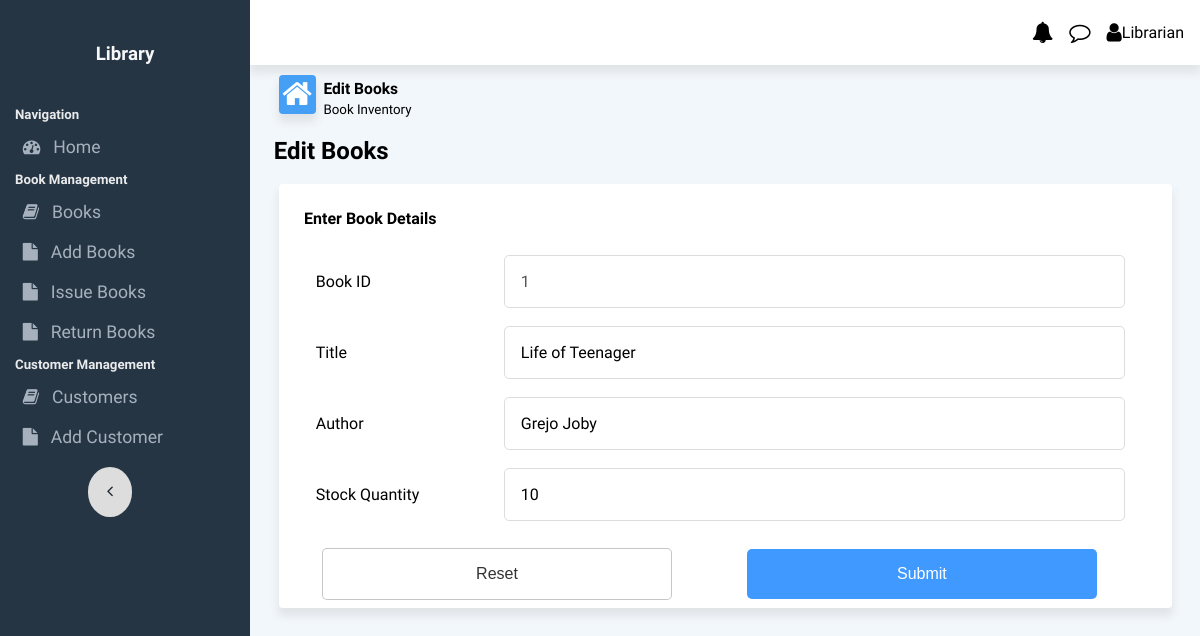
Page /books/edit/1 on the earlier database version.
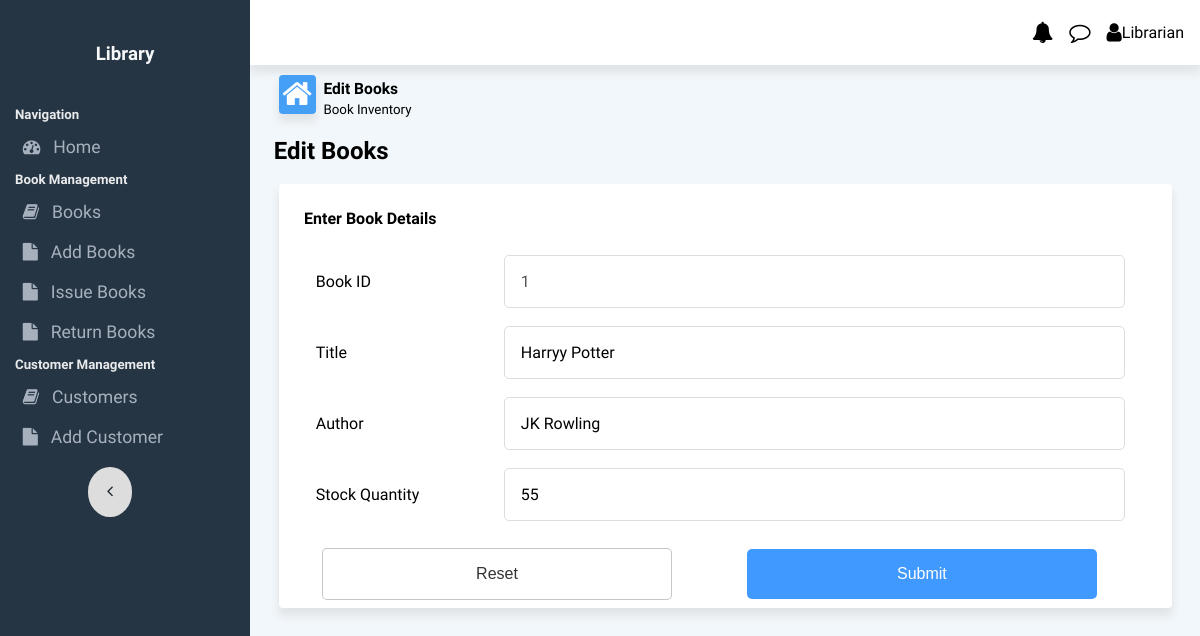
Same page on the later database version.
### app.py (models this page shows, shortened)
class Books(db.Model):
    __tablename__ = 'books'
    book_id = db.Column(db.Integer, primary_key=True, autoincrement=True)
    title = db.Column(db.String(255), nullable=False)
    authors = db.Column(db.String(255), nullable=False)
    stockQty = db.Column(db.Integer, nullable=False, default=0)
    timesIssued = db.Column(db.Integer, nullable=False, default=0)

### app.py (the view)
@app.route('/books/edit/<int:id>', methods=['GET', 'POST'])
def update_book(id):
    book = Books.query.filter_by(book_id=id).first()
    if request.method=='POST':
        title=request.form['title']
        authors=request.form['authors']
        stockQty=request.form['stockQty']
        book.title = title
        book.authors = authors
        book.stockQty = stockQty
        db.session.commit()
        return redirect('/books')
    else:
        return render_template('edit_book.html',book=book)

### templates/edit_book.html (shortened to what this page needs)
{% extends 'base.html' %}
{% block body %}
<div class="content-area">
    <div class="flexContainer" id="dashboardLineContainer">
        <div class="flex-40 dashboardLine">
            <i class="fa fa-home fa-2x" style="float: left;" id="homeIcon"></i>
            <div style="margin-bottom: 0;margin-top: 0;">
                <h3 style="margin-bottom: 0;margin-top: 2px;"><small>Edit Books</small> </h3>
                <p style="margin-bottom: 0;margin-top: 0;"><small>Book Inventory</small> </p>
            </div>
        </div>
    </div>
</div>
<h2 style="margin: 1% 2.5% 1% 2.5%;">Edit Books</h2>
<div class="cardRow2 tablecard">
    <form method="POST" action="/books/edit/{{book.book_id}}">
        <h4>Enter Book Details</h4>
        <table id="addTeacherTable">
            <tr>
                <td style="width: 20%;"><label class="formLabel">Book ID</label></td>
                <td style="width: 60%;"><input type="text" name="book_id" id="book_id" value="{{book.book_id}}" disabled aria-disabled="true"
                        class="formInput"></td>
            </tr>
            <tr>
                <td style="width: 20%;"><label class="formLabel">Title</label></td>
                <td style="width: 60%;"><input type="text" name="title" id="title" value="{{book.title}}"
                        class="formInput"></td>
            </tr>
            <tr>
                <td><label class="formLabel">Author</label></td>
                <td><input type="text" name="authors" id="authors" class="formInput" value="{{book.authors}}"></td>
            </tr>
            <tr>
                <td> <label class="formLabel">Stock Quantity</label></td>
                <td><input type="text" name="stockQty" id="stockQty" class="formInput" value="{{book.stockQty}}"></td>
            </tr>
                <td colspan="2"></td>
        </table>
        <input type="reset" class="dropbtn2" value="Reset"
            style="background-color: #fff;border: 1px solid rgba(0, 0, 0, 0.225);color: #333;">
        <input type="submit" class="dropbtn2" value="Submit">
    </form>
</div>
{% endblock %}

### templates/base.html (shortened to what this page needs)
<!DOCTYPE html>
<html lang="en">
<head>
    <link rel="stylesheet" href="{{ url_for('static',filename='css/style.css') }}">
    <link rel="stylesheet" href="https://stackpath.bootstrapcdn.com/font-awesome/4.7.0/css/font-awesome.min.css"
>
</head>
<body>
    <div id="mySidenav" class="sidenav">
        <h3 class="logo">Library</h3>
        <h5>Navigation</h5>
        <a href="/"><button class=""><i class="fa fa-tachometer"></i>Home</button></a>
        <h5>Book Management</h5>
        <a href="{{ url_for('books') }}"><button class=""><i class="fa fa-book"></i>Books</button></a>
        <a href="{{ url_for('add_books') }}"><button class=""><i class="fa fa-file"></i>Add Books</button></a>
        <a href="{{ url_for('issue_book') }}"><button class=""><i class="fa fa-file"></i>Issue Books</button></a>
        <a href="{{ url_for('return_issue') }}"><button class=""><i class="fa fa-file"></i>Return Books</button></a>
        <h5>Customer Management</h5>
        <a href="{{ url_for('customers') }}"><button class=""><i class="fa fa-book"></i>Customers</button></a>
        <a href="{{ url_for('add_customer') }}"><button class=""><i class="fa fa-file"></i>Add Customer</button></a>
        <div>
            <a href="javascipt:void(0)" class="closebtn">
                <i class="fa fa-angle-left" onclick="toggleF()"></i>
            </a>
        </div>
    </div>
    <div class="flexArea" id="flexArea">
        <div class="navbar">
            <ul id="usernav">
                <li><i class="fa fa-bell fa-lg"></i></li>
                <li><i class="fa fa-comment-o fa-lg"></i></li>
                <li><i class="fa fa-user fa-lg"></i>Librarian</li>
            </ul>
        </div>
        {% block body %}
        {% endblock %}
    </div>
</body>
</html>

### static/css/style.css (style rules this page uses)
* { -webkit-tap-highlight-color: transparent; }
html { height: 100%; }
body { background-color: #f2f7fb; margin: 0; height: 100%; font-family: "Quicksand", sans-serif; -webkit-touch-callout: none; -webkit-user-select: none; -khtml-user-select: none; -moz-user-select: none; -ms-user-select: none; user-select: none; }
.flexArea { height: 100%; overflow-x: hidden; transition: margin-left 0.5s; margin-left: 250px; }
button { outline: none; }
.sidenav { background-color: #263544; color: #a7b1be; height: 100%; width: 250px; position: absolute; z-index: 1; top: 0; left: 0; overflow-x: hidden; transition: 0.5s; font-size: 1rem; }
.sidenav .logo { color: #f6f7f8; text-align: center; padding: 15%; }
.sidenav button { width: 100%; padding: 10px; border: 0; text-align: left; background-color: #263544; color: #a7b1be; outline: none; font-family: "Quicksand", sans-serif; cursor: pointer; }
.sidenav a { text-decoration: none; display: block; transition: 0.4s; font-family: "Quicksand", sans-serif; }
.sidenav h5 { color: #e9eaeb; margin-left: 15px; margin-bottom: 5px; }
.sidenav button { font-size: 1.1rem; }
.sidenav i { font-size: 1.1rem; padding: 0 0.8rem; }
.navbar { background-color: #fff; height: 65px; box-shadow: 0px 7px 9px 1px rgba(224, 228, 231, 1); display: flex; justify-content: space-between; align-items: center; padding: 0rem 1rem; }
.navbar ul { display: flex; justify-content: flex-end; list-style: none; }
.navbar li { padding-left: 1rem; text-align: center; }
.closebtn { float: right; padding-right: 15px; padding-top: 10px; color: white; }
.closebtn { width: 100%; list-style: none; display: flex; justify-content: center; align-items: center; text-align: center; }
.closebtn i { background-color: #ddd; padding: 1rem 1.2rem; border-radius: 50%; color: #1d2531; }
.flexContainer { width: 100%; display: flex; flex-wrap: wrap; justify-content: center; align-content: center; }
#dashboardLineContainer { justify-content: flex-start; margin-left: 2%; }
.verticalFlexItem h1, h2, h3, h4, h5, h6 { margin: 2%; }
.flex-40 { flex: 0 0 40%; margin: 1%; }
#homeIcon { background-color: #449ff5; color: white; box-shadow: 0px 7px 9px 1px rgba(224, 228, 231, 1); border-radius: 0.25rem; margin-right: 2%; padding: 1%; }
.dashboardLine { margin: 1%; align-content: center; justify-content: left; justify-self: flex-start; }
.cardRow2 { grid-area: header; justify-content: space-between; align-items: center; margin-left: 3%; margin-right: 3%; margin-top: 2%; }
.cardRow2.tablecard { background-color: #ffff; box-shadow: 0px 7px 9px 1px rgba(224, 228, 231, 1); padding: 0.5rem; border-radius: 0.25rem; grid-area: header; justify-content: space-between; align-items: center; }
.cardRow2 { grid-area: main; padding-left: 3%; }
#attendanceTable th, td { text-align: left; padding: 8px; text-align: center; }
#attendanceTable2 th, td { text-align: left; padding: 8px; text-align: center; }
.attendance_form_table th, td { border-bottom: 1px solid #dee2e6; padding: 1% 0; }
.formInput { font-family: "Quicksand", sans-serif; font-weight: 500; font-size: 16px; padding: 16px; border: 1px solid #ddd; background-color: rgba(0, 0, 0, 0); outline: none; border-radius: 5px; width: 100%; }
.formLabel { padding: 0 5%; }
#addTeacherTable { width: 90%; margin-left: 2%; }
#addTeacherTable th, td { text-align: left; padding: 1% 0; border: none; }
.dropbtn2 { background-color: #4099ff; color: white; padding: 16px; font-size: 16px; border: none; cursor: pointer; border-radius: 5px; min-width: 160px; width: 40%; margin: 0 4%; }

Differences in the rows shown:
changed Books id 1: title "Life of Teenager" → "Harryy Potter"; authors "Grejo Joby" → "JK Rowling"; stockQty "10" → "55"
